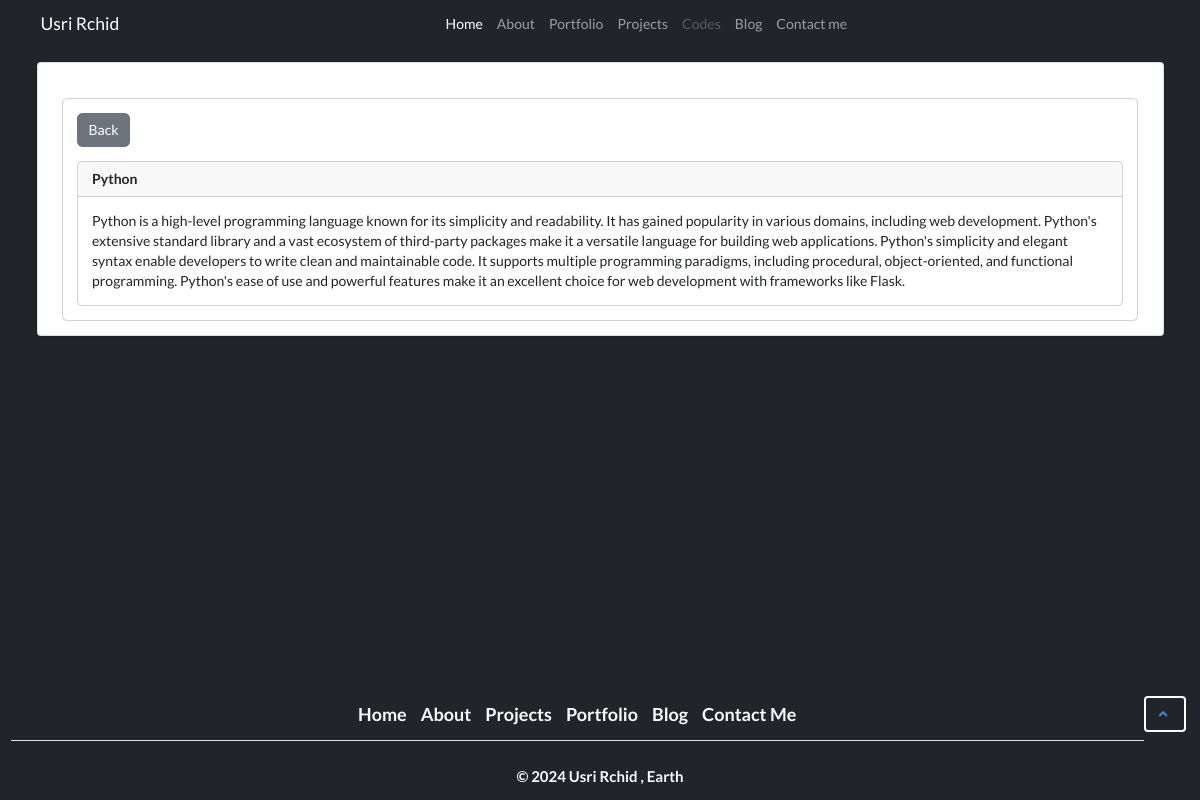
The page /post/25 on the database its author committed.
### tables this page shows
CREATE TABLE posts(id INTEGER PRIMARY KEY AUTOINCREMENT,title TEXT, post TEXT);

### app.py (the view)
@app.route('/post/<_id>')
def post(_id):
    db = sqlite3.connect('posts.db')
    cursor = db.cursor()
    cursor.execute('SELECT * FROM posts WHERE id=%s' % _id)
    post = cursor.fetchone()
    db.close()
    return render_template('post.html', post=post)

### templates/post.html
{% extends 'base.html' %}
{% block content %}
<div class="container">
    <div class="row">
        <div class="col">
            <div class="card mt-4">
                <div class="card-body">
                    <button class="btn btn-secondary" onclick="history.back()">Back</button>
                    <div class="card mt-3">
                        <div class="card-header">
                            <div class="row">
                                <div class="col"><strong>{{post[1]}}</strong></div>
                            </div>
                        </div>
                        <div class="card-body">
                            {{post[2]}}
                        </div>
                    </div>
                </div>
            </div>
        </div>
    </div>
</div>
{% endblock %}

### rows shown on the page
posts: title "Python", post "Python is a high-level programming language known for its simplicity and readability. It has gained popularity in various domains, including web development. Python's extensive standard library and a vast ecosystem of third-party packages make it a versatile language for building web applications. Python's simplicity and elegant syntax enable developers to write clean and maintainable code. It supports multiple programming paradigms, including procedural, object-oriented, and functional programming. Python's ease of use and powerful features make it an excellent choice for web development with frameworks like Flask."
